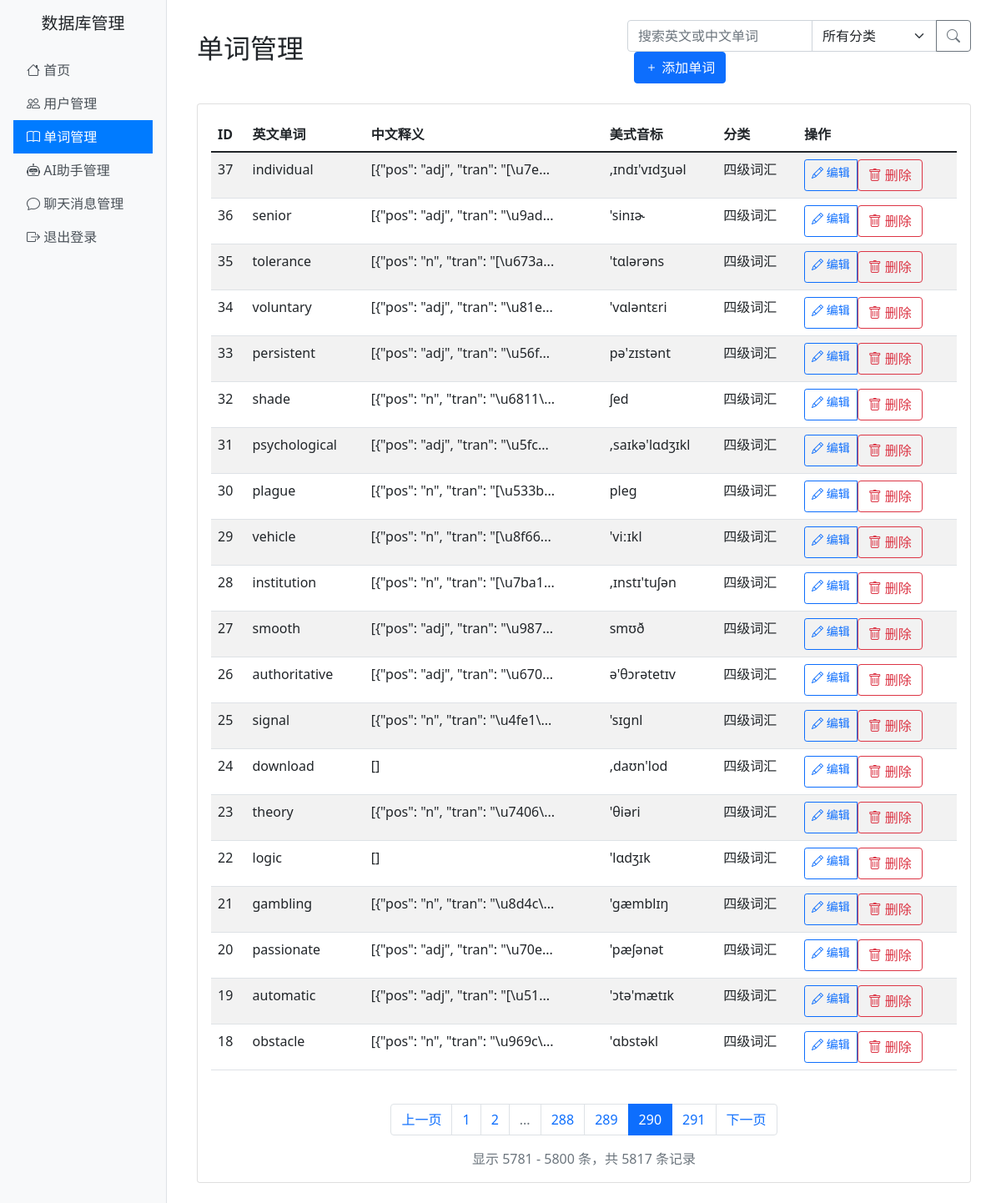
The page /admin/words?page=290&per_page=20 (signed in) on the database its author committed.
### sql_alchemy.py (models this page shows, shortened)
class Word(db.Model):
    __tablename__ = 'word'
    word_id = db.Column(db.Integer, primary_key=True, autoincrement=True)
    word_en = db.Column(db.String(100), nullable=False)
    word_cn = db.Column(db.String(100), nullable=False)
    example_sentense_en = db.Column(db.Text, nullable=False)
    example_sentense_cn = db.Column(db.Text, nullable=False)
    usphone = db.Column(db.String(50), nullable=False)
    picture = db.Column(db.String(255))  # 存储图片路径或URL
    classification = db.Column(db.String(100), nullable=False)
    mastered_by = db.relationship('UserWordMastery', back_populates='word')

### views/admin/__init__.py (the view)
@admin_bp.route('/words')
@login_required
def list_words():
    page = request.args.get('page', 1, type=int)
    per_page = request.args.get('per_page', 20, type=int)
    search = request.args.get('search', '')
    classification = request.args.get('classification', '')
    query = Word.query
    if search:
        query = query.filter(
            (Word.word_en.ilike(f'%{search}%')) |
            (Word.word_cn.ilike(f'%{search}%'))
        )
    if classification:
        query = query.filter(Word.classification == classification)
    words = query.order_by(Word.word_id.desc()).paginate(
        page=page, per_page=per_page, error_out=False
    )
    classifications = db.session.query(Word.classification).distinct().all()
    classifications = [c[0] for c in classifications if c[0]]
    return render_template('admin/words/list.html',
                         words=words,
                         search=search,
                         classification=classification,
                         classifications=classifications)

### views/admin/__init__.py (called while the page is built)
def login_required(f):
    from functools import wraps
    @wraps(f)
    def decorated_function(*args, **kwargs):
        if 'admin_logged_in' not in session:
            return redirect(url_for('admin.login'))
        return f(*args, **kwargs)
    return decorated_function

### views/admin/templates/admin/words/list.html (shortened to what this page needs)
{% extends "admin/base.html" %}
{% block content %}
<div class="d-flex justify-content-between align-items-center mb-4">
    <h2>单词管理</h2>
    <div>
        <form method="GET" class="d-inline me-2">
            <div class="input-group">
                <input type="text" class="form-control" placeholder="搜索英文或中文单词" name="search" value="{{ search }}">
                <select class="form-select" name="classification" style="max-width: 150px;">
                    <option value="">所有分类</option>
                </select>
                <button class="btn btn-outline-secondary" type="submit">
                    <i class="bi bi-search"></i>
                </button>
            </div>
        </form>
        <a href="{{ url_for('admin.create_word') }}" class="btn btn-primary">
            <i class="bi bi-plus"></i> 添加单词
        </a>
    </div>
</div>
<div class="card">
    <div class="card-body">
        <div class="table-responsive">
            <table class="table table-striped">
                <thead>
                    <tr>
                        <th>ID</th>
                        <th>英文单词</th>
                        <th>中文释义</th>
                        <th>美式音标</th>
                        <th>分类</th>
                        <th>操作</th>
                    </tr>
                </thead>
                <tbody>
                    {% for word in words %}
                    <tr>
                        <td>{{ word.word_id }}</td>
                        <td>{{ word.word_en }}</td>
                        <td>{{ word.word_cn[:30] }}{% if word.word_cn|length > 30 %}...{% endif %}</td>
                        <td>{{ word.usphone }}</td>
                        <td>{{ word.classification }}</td>
                        <td>
                            <div class="btn-group btn-group-sm">
                                <a href="{{ url_for('admin.edit_word', word_id=word.word_id) }}" class="btn btn-outline-primary">
                                    <i class="bi bi-pencil"></i> 编辑
                                </a>
                                <form method="POST" action="{{ url_for('admin.delete_word', word_id=word.word_id) }}" onsubmit="return confirm('确定要删除这个单词吗？');">
                                    <button type="submit" class="btn btn-outline-danger">
                                        <i class="bi bi-trash"></i> 删除
                                    </button>
                                </form>
                            </div>
                        </td>
                    </tr>
                    {% endfor %}
                </tbody>
            </table>
        </div>
        {% if words.pages > 1 %}
        <nav aria-label="Page navigation" class="mt-4">
            <ul class="pagination justify-content-center">
                {% if words.has_prev %}
                <li class="page-item">
                    <a class="page-link" href="{{ url_for('admin.list_words', page=words.prev_num, per_page=words.per_page) }}">上一页</a>
                </li>
                {% else %}
                <li class="page-item disabled">
                    <span class="page-link">上一页</span>
                </li>
                {% endif %}
                {% for page_num in words.iter_pages(left_edge=2, right_edge=2, left_current=2, right_current=2) %}
                    {% if page_num %}
                        {% if page_num == words.page %}
                        <li class="page-item active">
                            <span class="page-link">{{ page_num }}</span>
                        </li>
                        {% else %}
                        <li class="page-item">
                            <a class="page-link" href="{{ url_for('admin.list_words', page=page_num, per_page=words.per_page) }}">{{ page_num }}</a>
                        </li>
                        {% endif %}
                    {% else %}
                        <li class="page-item disabled">
                            <span class="page-link">...</span>
                        </li>
                    {% endif %}
                {% endfor %}
                {% if words.has_next %}
                <li class="page-item">
                    <a class="page-link" href="{{ url_for('admin.list_words', page=words.next_num, per_page=words.per_page) }}">下一页</a>
                </li>
                {% else %}
                <li class="page-item disabled">
                    <span class="page-link">下一页</span>
                </li>
                {% endif %}
            </ul>
        </nav>
        {% endif %}
        <div class="mt-3 text-center text-muted">
            显示 {{ words.first }} - {{ words.last }} 条，共 {{ words.total }} 条记录
        </div>
    </div>
</div>
{% endblock %}

### rows shown on the page
Word: word_id "37", word_en "individual", word_cn "[{\"pos\": \"adj\", \"tran\": \"[\\u7e", usphone ",ɪndɪ'vɪdʒuəl", classification "四级词汇"
Word: word_id "36", word_en "senior", word_cn "[{\"pos\": \"adj\", \"tran\": \"\\u9ad", usphone "'sinɪɚ", classification "四级词汇"
Word: word_id "35", word_en "tolerance", word_cn "[{\"pos\": \"n\", \"tran\": \"[\\u673a", usphone "'tɑlərəns", classification "四级词汇"
Word: word_id "34", word_en "voluntary", word_cn "[{\"pos\": \"adj\", \"tran\": \"\\u81e", usphone "'vɑləntɛri", classification "四级词汇"
Word: word_id "33", word_en "persistent", word_cn "[{\"pos\": \"adj\", \"tran\": \"\\u56f", usphone "pə'zɪstənt", classification "四级词汇"
Word: word_id "32", word_en "shade", word_cn "[{\"pos\": \"n\", \"tran\": \"\\u6811\\", usphone "ʃed", classification "四级词汇"
Word: word_id "31", word_en "psychological", word_cn "[{\"pos\": \"adj\", \"tran\": \"\\u5fc", usphone ",saɪkə'lɑdʒɪkl", classification "四级词汇"
Word: word_id "30", word_en "plague", word_cn "[{\"pos\": \"n\", \"tran\": \"[\\u533b", usphone "pleɡ", classification "四级词汇"
Word: word_id "29", word_en "vehicle", word_cn "[{\"pos\": \"n\", \"tran\": \"[\\u8f66", usphone "'viːɪkl", classification "四级词汇"
Word: word_id "28", word_en "institution", word_cn "[{\"pos\": \"n\", \"tran\": \"[\\u7ba1", usphone ",ɪnstɪ'tuʃən", classification "四级词汇"
Word: word_id "27", word_en "smooth", word_cn "[{\"pos\": \"adj\", \"tran\": \"\\u987", usphone "smʊð", classification "四级词汇"
Word: word_id "26", word_en "authoritative", word_cn "[{\"pos\": \"adj\", \"tran\": \"\\u670", usphone "ə'θɔrətetɪv", classification "四级词汇"
Word: word_id "25", word_en "signal", word_cn "[{\"pos\": \"n\", \"tran\": \"\\u4fe1\\", usphone "'sɪgnl", classification "四级词汇"
Word: word_id "24", word_en "download", word_cn "[]", usphone ",daʊn'lod", classification "四级词汇"
Word: word_id "23", word_en "theory", word_cn "[{\"pos\": \"n\", \"tran\": \"\\u7406\\", usphone "'θiəri", classification "四级词汇"
Word: word_id "22", word_en "logic", word_cn "[]", usphone "'lɑdʒɪk", classification "四级词汇"
Word: word_id "21", word_en "gambling", word_cn "[{\"pos\": \"n\", \"tran\": \"\\u8d4c\\", usphone "'gæmblɪŋ", classification "四级词汇"
Word: word_id "20", word_en "passionate", word_cn "[{\"pos\": \"adj\", \"tran\": \"\\u70e", usphone "'pæʃənət", classification "四级词汇"
Word: word_id "19", word_en "automatic", word_cn "[{\"pos\": \"adj\", \"tran\": \"[\\u51", usphone "'ɔtə'mætɪk", classification "四级词汇"
Word: word_id "18", word_en "obstacle", word_cn "[{\"pos\": \"n\", \"tran\": \"\\u969c\\", usphone "'ɑbstəkl", classification "四级词汇"

### other values the page prints
{{ page_num }} "1" "2" "288" "289" "291"
{{ page_num }} "290"
{{ words.first }} "5781"
{{ words.last }} "5800"
{{ words.total }} "5817"
